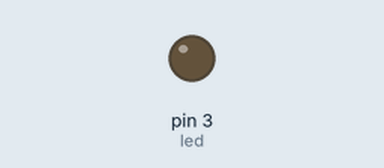
Simulated run of this sketch. Board: Arduino Uno, built with avr-gcc and run on an emulated ATmega328P. Shown: output pins drawn as LEDs (lit = HIGH).

Above: at 0.05 s.
At 6.45 s:
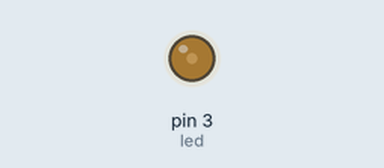
At 19.95 s:
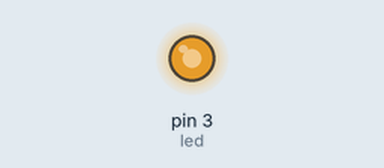
At 39.85 s:
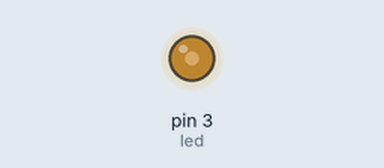
Timing chart, 0 to 40.0 s (numbered marks = the images above):
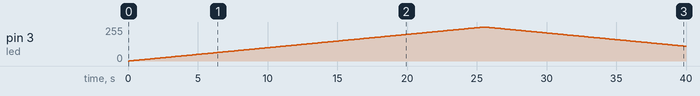

Measured:
- by itself, pin 3 (led): rises from 0/255 to 255/255 in 25.4 s, then falls to 111/255 in 14.4 s

The sketch:

aula05.ino
```cpp
#define led 3
#define maximo 255
#define minimo 0
#define  tmp 100

void setup() {
  // put your setup code here, to run once:
  pinMode(led,OUTPUT);
}

void acende(void);
void apaga(void);


void loop() {
  // put your main code here, to run repeatedly:
  //digitgalWrite(led,HIGH); apenas verdadeiro ou falso

  //vamos criar um programa que o led acenda progressivamente e apague progressivamente
  acende();
  apaga();

}
void acende(void){
  //acende, sem delay faz mt rapido
  for(int i=minimo;i<maximo;i++){
    analogWrite(led,i);//portas analogicas ou pwm
    delay(tmp);
  }
}
void apaga(void){
    //apaga, sem delay apaga mt rapido.
  for(int i=maximo;i>minimo;i--){
    analogWrite(led,i);//portas analogicas ou pwm
    delay(tmp);
  }
}
```
